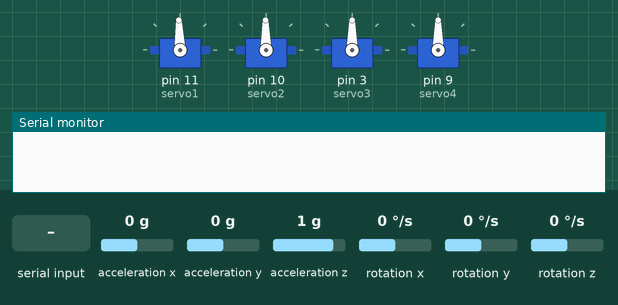
Recording of a sketch running on a simulated Arduino Uno, built with avr-gcc and run on an emulated ATmega328P. Parts: 4 × servo, the last lines printed to the serial monitor. Inputs (shaded band) come from the test bench; at power-on: acceleration x 0 g, acceleration y 0 g, acceleration z 1 g, rotation x 0 °/s, rotation y 0 °/s, rotation z 0 °/s.

Above: at 1.2 s.
1.3 s: acceleration x set to -1.4 g
At 2.1 s:
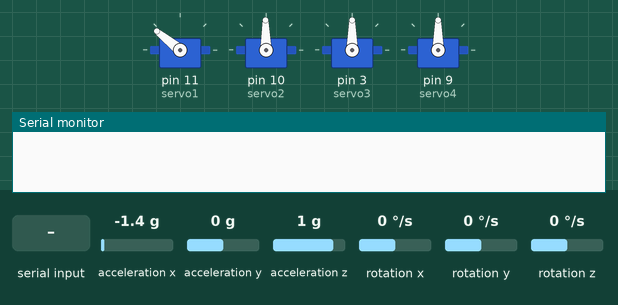
2.8 s: "30,150\n" received over Serial
At 4.6 s:
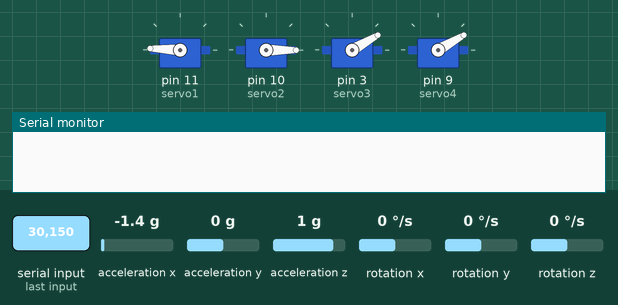
5.4 s: acceleration y set to -1.4 g
At 6.4 s:
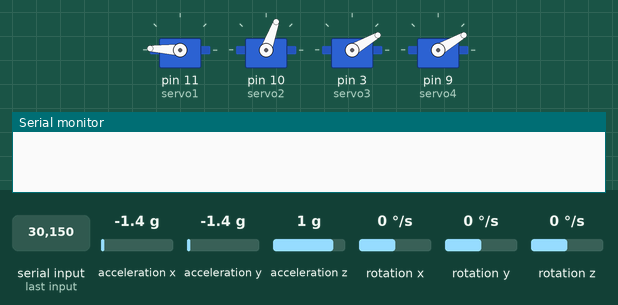
6.9 s: "5\n" received over Serial
At 8.9 s:
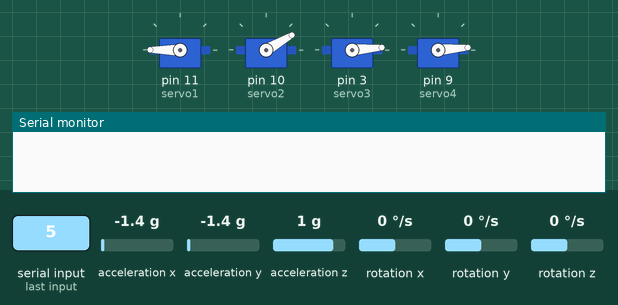
9.5 s: "90,45\n" received over Serial
At 11.5 s:
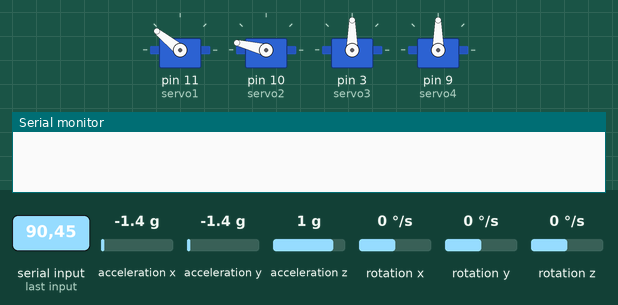
12.0 s: acceleration x set to -0.8 g
At 13.3 s:
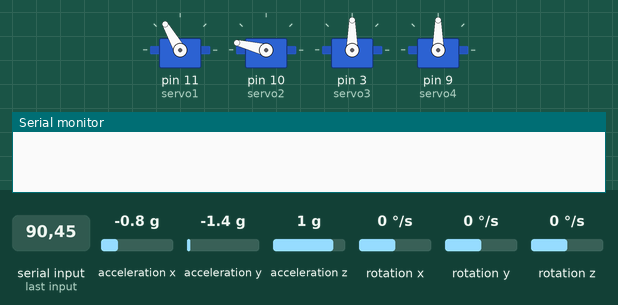
Timing chart, 0 to 14.6 s (numbered marks = the images above; inputs shaded):
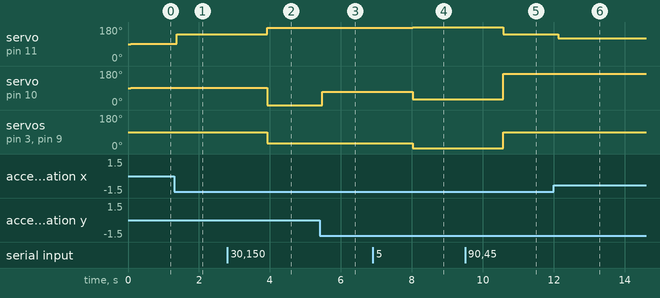

The sketch:

PID_Misil.ino
```cpp
/*
      ARDUINO HOCAM GIMBAL YAPIMI

*/
#include <Servo.h>
#include <I2Cdev.h>
#include <MPU6050.h>
#include <Wire.h> // MPU6050 using I2C protocol ,thats why we need to use these libraries.

String inString = "";
String degrex = "90";
String degrey = "90";
String degrez = "90";

MPU6050 ACC_GYR; // Creating MPU6050 object and giving a name.
MPU6050 ACC_GYR2(0x69); // Creating MPU6050 object and giving a name.

int error1, error2, lasterror1, lasterror2, outx, outz;
float kp=0.3, kd=0.3;

Servo servo1;
Servo servo2; // Servo objects.

Servo servo3;
Servo servo4; // Servo objects.

//Create 16 bit variables. the reason is data which is coming from sensor has 16bit information.
int16_t accx, accy, accz;
int16_t gyrx, gyry, gyrz;

int16_t accx2, accy2, accz2;
int16_t gyrx2, gyry2, gyrz2;

int deger, deger2, eskideger, eskideger2, x, y; // create variable. Here x and y are used for my personal stabilization. You don't have to use them.

int deger_2, deger2_2;

int degre3=90;
int degre4=90;

void setup()
{
//  pinMode(6, OUTPUT);
//  analogWrite(6, 180);
  Serial.begin(9600);
  Serial.println("ARDUINO HOCAM GIMBALL YAPIMI");
  Serial.println("www.youtube.com/ArduinoHocam ");

  ACC_GYR.initialize();
  ACC_GYR2.initialize();// Sensor initialize

  Serial.println(ACC_GYR.testConnection() ? "BAĞLANDI" : "BAĞLANAMADI!!!"); //connection test
  Serial.println(ACC_GYR2.testConnection() ? "BAĞLANDI" : "BAĞLANAMADI!!!"); //connection test


  servo1.attach(11);
  servo2.attach(10); //servo pins
  servo1.write(90);
  servo2.write(90); // 90 DERECE KONUMUNA GETIR.

  servo3.attach(3);
  servo4.attach(9); //servo pins
  servo3.write(90);
  servo4.write(90); // 90 DERECE KONUMUNA GETIR.
  delay(50);

}

void loop()
{
//mengambil nilai dari sensor Mpu6050
  ACC_GYR.getMotion6(&accx, &accy, &accz, &gyrx, &gyry, &gyrz); // dalatarı çekiyoruz sensörde
  ACC_GYR2.getMotion6(&accx2, &accy2, &accz2, &gyrx2, &gyry2, &gyrz2);

  deger = map(accx, -16000, 17000, 0, 180);  // change x axis boundries
//  deger = accx;
  deger2 = map(accy, -16000, 17000, 0, 180); //change yaxis boundries
//  deger2 = accy;

//  deger_2 = map(accx2, -17000, 17000, 0, 180);  // change x axis boundries
//  deger2_2 = map(accy2, -17000, 17000, 0, 180); //change yaxis boundries


//Membaca input dari serial
  while (Serial.available() > 0)
  {
    inString = Serial.readString();
    Serial.println(inString);

    int posisix = inString.indexOf('x');
    degrex = inString.substring(0, posisix);

    int posisiy = inString.indexOf('y');
    degrey = inString.substring(posisix + 1, posisiy);

    int posisiz = inString.indexOf('z');
    degrez = inString.substring(posisiy + 1, posisiz);
  }

//  Serial.print("Kordinat x : ");
//  Serial.println(degrex);
//  Serial.print("Kordinat y : ");
//  Serial.println(degrey);
//  Serial.print("Kordinat z : ");
//  Serial.println(degrez);


  degre3 = degrex.toInt();
  degre4 = degrez.toInt();

  error1 = degre3-deger;
  error2 = degre4-deger2;

  outx = ((error1*kp)+deger)+((error1-lasterror1)*kd);
  outz = ((error2*kp)+degre4)+((error2-lasterror2)*kd);

  servo3.write(degre3);
  servo4.write(degre4);


//fungsi menggerakkan servo
  if (outz != eskideger)
  {                  //if old value is not equal to new value ; which means we have movement on the sensor...
    y = outz;  //Here, this is personal. In order to stabilization. I just made some math...
    servo2.write(y); //
    eskideger = outz;
    Serial.print("z aksis:");
    Serial.print(outz);
  }
  if (outx != eskideger2)
  {
    x = 180 - outx;
    servo1.write(x);
    eskideger2 = outx;
    Serial.print(" // x aksis:");
    Serial.println(outx);
  }
  Serial.println(" ");
//  Serial.print("y aksis 2: ");
//  Serial.print(deger_2);
//  Serial.print(" // x aksis 2 : ");
//  Serial.println(deger2_2);

delay(250);
//  delay(1000);
}
```

Measured:
- after the input at 1.3 s, servo on pin 11 (servo1): 92° → 141° after 0.07 s
- after the input at 2.8 s, servo on pin 11 (servo1): 141° → 177° after 1.1 s; servo on pin 10 (servo2): 91° → 0° after 1.1 s; servo on pin 3 (servo3), servo on pin 9 (servo4): 90° → 30° after 1.1 s
- after the input at 5.4 s, servo on pin 10 (servo2): 0° → 70° after 0.07 s
- after the input at 6.9 s, servo on pin 11 (servo1): 177° → 180° after 1.1 s; servo on pin 10 (servo2): 70° → 30° after 1.1 s; servo on pin 3 (servo3), servo on pin 9 (servo4): 30° → 5° after 1.1 s
- after the input at 9.5 s, servo on pin 11 (servo1): 180° → 141° after 1.1 s; servo on pin 10 (servo2): 30° → 166° after 1.1 s; servo on pin 3 (servo3), servo on pin 9 (servo4): 5° → 90° after 1.1 s
- after the input at 12.0 s, servo on pin 11 (servo1): 141° → 120° after 0.12 s
